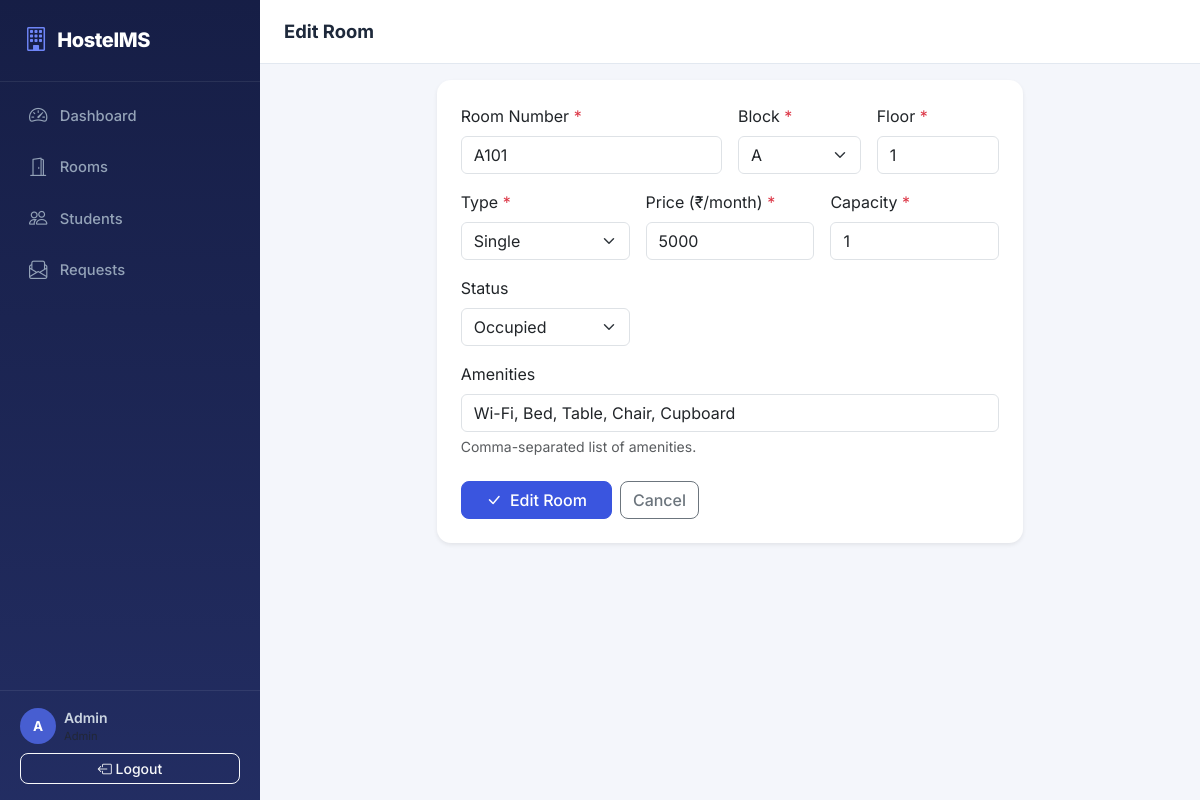
/admin/rooms/edit/1 (signed in), run on the app's committed database.
### models.py (models this page shows, shortened)
class User(UserMixin, db.Model):
    __tablename__ = "users"
    id         = db.Column(db.Integer, primary_key=True)
    name       = db.Column(db.String(100), nullable=False)
    email      = db.Column(db.String(120), unique=True, nullable=False)
    password   = db.Column(db.String(256), nullable=False)          # hashed
    role       = db.Column(db.String(10), nullable=False, default="student")  # admin | student
    student_id = db.Column(db.String(20), unique=True, nullable=True)        # NULL for admins
    phone      = db.Column(db.String(15), nullable=True)
    created_at = db.Column(db.DateTime, default=datetime.utcnow)
    requests = db.relationship("AllocationRequest", backref="student",
                               foreign_keys="AllocationRequest.student_id",
                               lazy=True)

class Room(db.Model):
    __tablename__ = "rooms"
    id          = db.Column(db.Integer, primary_key=True)
    room_number = db.Column(db.String(10), unique=True, nullable=False)
    block       = db.Column(db.String(5), nullable=False)          # A, B, C, D
    floor       = db.Column(db.Integer, nullable=False)
    room_type   = db.Column(db.String(10), nullable=False)         # single | double | triple
    price       = db.Column(db.Float, nullable=False)
    capacity    = db.Column(db.Integer, nullable=False)
    amenities   = db.Column(db.String(255), nullable=True)         # comma-separated
    status      = db.Column(db.String(10), nullable=False, default="vacant")  # vacant | occupied
    allocations = db.relationship("AllocationRequest", backref="room", lazy=True)

### routes/admin.py (the view, shortened to what this page needs)
@admin_bp.route("/rooms/edit/<int:room_id>", methods=["GET", "POST"])
@login_required
@admin_required
def edit_room(room_id):
    room = Room.query.get_or_404(room_id)
    return render_template("admin/room_form.html", room=room, action="Edit")

### app.py (called while the page is built)
@login_manager.user_loader
def load_user(user_id):
    return User.query.get(int(user_id))

### routes/admin.py (called while the page is built)
def admin_required(f):
    @wraps(f)
    def decorated_function(*args, **kwargs):
        if not current_user.is_authenticated or current_user.role != "admin":
            flash("Access denied. Admins only.", "danger")
            return redirect(url_for("login"))
        return f(*args, **kwargs)
    return decorated_function

### templates/admin/room_form.html (shortened to what this page needs)
{% extends "layout_auth.html" %}
{% block page_title %}{{ action }} Room{% endblock %}
{% block content %}
<div class="row justify-content-center">
    <div class="col-lg-8">
        <div class="card border-0 shadow-sm">
            <div class="card-body p-4">
                <form method="POST" novalidate id="roomForm">
                    <div class="row g-3">
                        <div class="col-md-6">
                            <label for="room_number" class="form-label">Room Number <span class="text-danger">*</span></label>
                            <input type="text" class="form-control" id="room_number" name="room_number"
                                   value="{{ room.room_number if room else '' }}" placeholder="e.g. A101" required>
                        </div>
                        <div class="col-md-3">
                            <label for="block" class="form-label">Block <span class="text-danger">*</span></label>
                            <select class="form-select" id="block" name="block" required>
                                {% for b in ['A', 'B', 'C', 'D'] %}
                                <option value="{{ b }}" {% if room and room.block == b %}selected{% endif %}>{{ b }}</option>
                                {% endfor %}
                            </select>
                        </div>
                        <div class="col-md-3">
                            <label for="floor" class="form-label">Floor <span class="text-danger">*</span></label>
                            <input type="number" class="form-control" id="floor" name="floor" min="0" max="10"
                                   value="{{ room.floor if room else '' }}" required>
                        </div>
                        <div class="col-md-4">
                            <label for="room_type" class="form-label">Type <span class="text-danger">*</span></label>
                            <select class="form-select" id="room_type" name="room_type" required>
                                {% for t in ['single', 'double', 'triple'] %}
                                <option value="{{ t }}" {% if room and room.room_type == t %}selected{% endif %}>
                                    {{ t|capitalize }}
                                </option>
                                {% endfor %}
                            </select>
                        </div>
                        <div class="col-md-4">
                            <label for="price" class="form-label">Price (₹/month) <span class="text-danger">*</span></label>
                            <input type="number" class="form-control" id="price" name="price" min="0" step="100"
                                   value="{{ room.price|int if room else '' }}" required>
                        </div>
                        <div class="col-md-4">
                            <label for="capacity" class="form-label">Capacity <span class="text-danger">*</span></label>
                            <input type="number" class="form-control" id="capacity" name="capacity" min="1" max="6"
                                   value="{{ room.capacity if room else '' }}" required>
                        </div>
                        {% if room %}
                        <div class="col-md-4">
                            <label for="status" class="form-label">Status</label>
                            <select class="form-select" id="status" name="status">
                                <option value="occupied" {% if room.status == 'occupied' %}selected{% endif %}>Occupied</option>
                            </select>
                        </div>
                        {% endif %}
                        <div class="col-12">
                            <label for="amenities" class="form-label">Amenities</label>
                            <input type="text" class="form-control" id="amenities" name="amenities"
                                   value="{{ room.amenities if room else '' }}"
                                   placeholder="Wi-Fi, AC, Bed, Table, Attached Bath">
                            <div class="form-text">Comma-separated list of amenities.</div>
                        </div>
                    </div>
                    <div class="d-flex gap-2 mt-4">
                        <button type="submit" class="btn btn-primary px-4">
                            <i class="bi bi-check-lg me-1"></i> {{ action }} Room
                        </button>
                        <a href="{{ url_for('admin.rooms') }}" class="btn btn-outline-secondary">Cancel</a>
                    </div>
                </form>
            </div>
        </div>
    </div>
</div>
{% endblock %}

### templates/layout_auth.html (shortened to what this page needs)
{% extends "base.html" %}
{% block body %}
<div class="d-flex" id="wrapper">
    <nav id="sidebar" class="sidebar d-flex flex-column">
        <div class="sidebar-brand">
            <i class="bi bi-building"></i>
            <span>HostelMS</span>
        </div>
        <ul class="nav flex-column mt-2 flex-grow-1">
            {% if current_user.role == 'admin' %}
            <li class="nav-item">
                <a class="nav-link {% if request.endpoint == 'admin.dashboard' %}active{% endif %}"
                   href="{{ url_for('admin.dashboard') }}">
                    <i class="bi bi-speedometer2"></i> Dashboard
                </a>
            </li>
            <li class="nav-item">
                <a class="nav-link {% if request.endpoint and 'admin.room' in request.endpoint %}active{% endif %}"
                   href="{{ url_for('admin.rooms') }}">
                    <i class="bi bi-door-open"></i> Rooms
                </a>
            </li>
            <li class="nav-item">
                <a class="nav-link {% if request.endpoint == 'admin.students' %}active{% endif %}"
                   href="{{ url_for('admin.students') }}">
                    <i class="bi bi-people"></i> Students
                </a>
            </li>
            <li class="nav-item">
                <a class="nav-link {% if request.endpoint == 'admin.requests_list' %}active{% endif %}"
                   href="{{ url_for('admin.requests_list') }}">
                    <i class="bi bi-envelope-paper"></i> Requests
                </a>
            </li>
            {% endif %}
        </ul>
        <div class="sidebar-footer">
            <div class="d-flex align-items-center gap-2 mb-2">
                <div class="avatar-circle">
                    {{ current_user.name[0]|upper }}
                </div>
                <div class="overflow-hidden">
                    <div class="fw-semibold text-truncate small">{{ current_user.name }}</div>
                    <div class="text-muted" style="font-size:.7rem">{{ current_user.role|capitalize }}</div>
                </div>
            </div>
            <a href="{{ url_for('logout') }}" class="btn btn-outline-light btn-sm w-100">
                <i class="bi bi-box-arrow-left"></i> Logout
            </a>
        </div>
    </nav>
    <div id="page-content" class="flex-grow-1">
        <nav class="topbar d-flex align-items-center">
            <h1 class="topbar-title mb-0">{% block page_title %}Dashboard{% endblock %}</h1>
        </nav>
        <div class="container-fluid px-4 pt-3">
        </div>
        <main class="container-fluid px-4 pb-5">
            {% block content %}{% endblock %}
        </main>
    </div>
</div>
{% endblock %}

### static/css/style.css (style rules this page uses)
:root { --font-family: 'Inter', -apple-system, BlinkMacSystemFont, 'Segoe UI', sans-serif; --primary-hue: 230; --primary: hsl(var(--primary-hue), 72%, 55%); --primary-dark: hsl(var(--primary-hue), 72%, 42%); --primary-light: hsl(var(--primary-hue), 72%, 95%); --bg-body: #f4f6fb; --bg-sidebar: linear-gradient(180deg, hsl(230, 52%, 18%) 0%, hsl(230, 48%, 26%) 100%); --sidebar-w: 260px; --topbar-h: 64px; --success: #16a34a; --warning: #eab308; --danger: #dc2626; --info: #0891b2; --shadow-sm: 0 1px 3px rgba(0,0,0,.08); --shadow-md: 0 4px 14px rgba(0,0,0,.1); --shadow-lg: 0 10px 30px rgba(0,0,0,.12); --ease: cubic-bezier(.4,0,.2,1); }
*, *::before, *::after { box-sizing: border-box; }
body { font-family: var(--font-family); background: var(--bg-body); color: #1e293b; margin: 0; -webkit-font-smoothing: antialiased; }
.sidebar { width: var(--sidebar-w); min-height: 100vh; background: var(--bg-sidebar); color: #cbd5e1; padding: 0; position: fixed; top: 0; left: 0; z-index: 1040; transition: transform .3s var(--ease); }
.sidebar-brand { display: flex; align-items: center; gap: .6rem; padding: 1.4rem 1.5rem; font-size: 1.25rem; font-weight: 800; color: #fff; letter-spacing: -.02em; border-bottom: 1px solid rgba(255,255,255,.08); }
.sidebar-brand i { font-size: 1.5rem; color: hsl(230, 90%, 70%); }
.sidebar .nav-link { color: #94a3b8; padding: .75rem 1.5rem; display: flex; align-items: center; gap: .65rem; font-size: .92rem; font-weight: 500; border-left: 3px solid transparent; transition: all .2s var(--ease); }
.sidebar .nav-link i { font-size: 1.15rem; width: 1.4rem; text-align: center; }
.sidebar-footer { padding: 1rem 1.25rem; border-top: 1px solid rgba(255,255,255,.08); }
.avatar-circle { width: 36px; height: 36px; border-radius: 50%; background: hsl(230, 60%, 55%); color: #fff; display: flex; align-items: center; justify-content: center; font-weight: 700; font-size: .85rem; flex-shrink: 0; }
#page-content { margin-left: var(--sidebar-w); min-height: 100vh; transition: margin-left .3s var(--ease); }
.topbar { height: var(--topbar-h); padding: 0 1.5rem; background: #fff; border-bottom: 1px solid #e2e8f0; position: sticky; top: 0; z-index: 1020; }
.topbar-title { font-size: 1.15rem; font-weight: 700; color: #1e293b; }
.card { border-radius: 14px; overflow: hidden; }
.btn-primary { background: var(--primary); border-color: var(--primary); border-radius: 8px; font-weight: 600; transition: all .2s var(--ease); }
.btn { border-radius: 8px; font-weight: 500; }

### data on the page
User: name "A", name "Admin"
Room: room_number "A101", block "A", floor "1", room_type "Single", price "5000", capacity "1", status "Occupied", amenities "Wi-Fi, Bed, Table, Chair, Cupboard"

### other printed values
{{ action }} "Edit"
